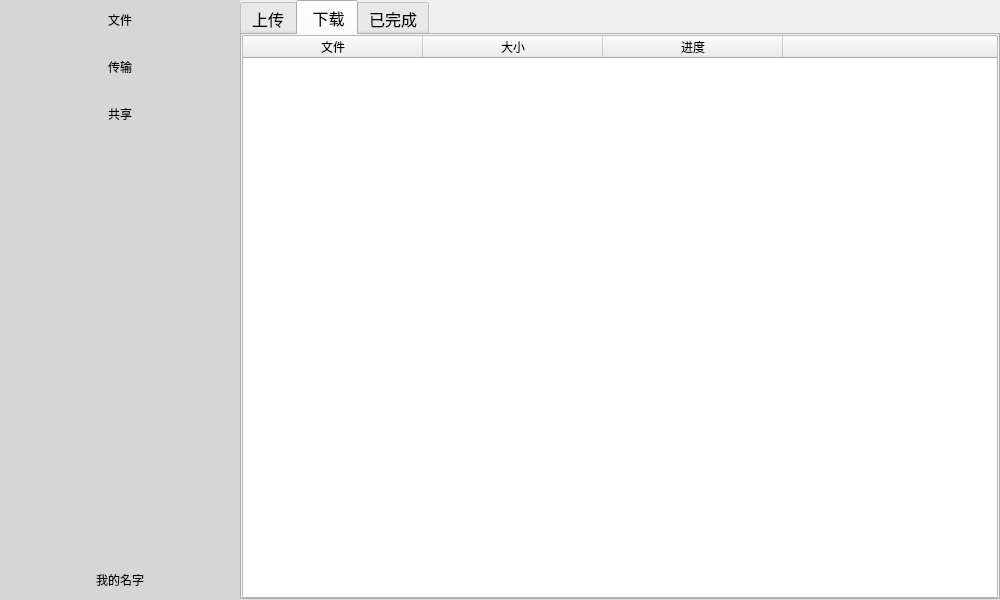
<?xml version="1.0" encoding="UTF-8"?>
<ui version="4.0">
 <class>MainDialog</class>
 <widget class="QDialog" name="MainDialog">
  <property name="geometry">
   <rect>
    <x>0</x>
    <y>0</y>
    <width>1000</width>
    <height>600</height>
   </rect>
  </property>
  <property name="minimumSize">
   <size>
    <width>0</width>
    <height>0</height>
   </size>
  </property>
  <property name="maximumSize">
   <size>
    <width>16777215</width>
    <height>16777215</height>
   </size>
  </property>
  <property name="windowTitle">
   <string>MainDialog</string>
  </property>
  <layout class="QHBoxLayout" name="horizontalLayout">
   <property name="leftMargin">
    <number>0</number>
   </property>
   <property name="topMargin">
    <number>0</number>
   </property>
   <property name="rightMargin">
    <number>0</number>
   </property>
   <property name="bottomMargin">
    <number>0</number>
   </property>
   <item>
    <widget class="QWidget" name="widget" native="true">
     <layout class="QHBoxLayout" name="horizontalLayout_2">
      <property name="spacing">
       <number>0</number>
      </property>
      <property name="leftMargin">
       <number>0</number>
      </property>
      <property name="topMargin">
       <number>0</number>
      </property>
      <property name="rightMargin">
       <number>0</number>
      </property>
      <property name="bottomMargin">
       <number>0</number>
      </property>
      <item>
       <widget class="QWidget" name="wdg_left" native="true">
        <property name="minimumSize">
         <size>
          <width>240</width>
          <height>0</height>
         </size>
        </property>
        <property name="maximumSize">
         <size>
          <width>240</width>
          <height>16777215</height>
         </size>
        </property>
        <property name="styleSheet">
         <string notr="true">background-color: rgb(214, 214, 214);</string>
        </property>
        <layout class="QVBoxLayout" name="verticalLayout">
         <property name="spacing">
          <number>7</number>
         </property>
         <property name="leftMargin">
          <number>0</number>
         </property>
         <property name="topMargin">
          <number>0</number>
         </property>
         <property name="rightMargin">
          <number>0</number>
         </property>
         <property name="bottomMargin">
          <number>0</number>
         </property>
         <item>
          <widget class="QPushButton" name="pb_fillePage">
           <property name="minimumSize">
            <size>
             <width>0</width>
             <height>40</height>
            </size>
           </property>
           <property name="maximumSize">
            <size>
             <width>16777215</width>
             <height>40</height>
            </size>
           </property>
           <property name="text">
            <string>文件</string>
           </property>
           <property name="icon">
            <iconset resource="resource.qrc">
             <normaloff>:/images/file.png</normaloff>:/images/file.png</iconset>
           </property>
           <property name="iconSize">
            <size>
             <width>40</width>
             <height>40</height>
            </size>
           </property>
           <property name="flat">
            <bool>true</bool>
           </property>
          </widget>
         </item>
         <item>
          <widget class="QPushButton" name="pb_transmitPage">
           <property name="minimumSize">
            <size>
             <width>0</width>
             <height>40</height>
            </size>
           </property>
           <property name="maximumSize">
            <size>
             <width>16777215</width>
             <height>40</height>
            </size>
           </property>
           <property name="text">
            <string>传输</string>
           </property>
           <property name="icon">
            <iconset resource="resource.qrc">
             <normaloff>:/images/transmit.ico</normaloff>:/images/transmit.ico</iconset>
           </property>
           <property name="iconSize">
            <size>
             <width>40</width>
             <height>40</height>
            </size>
           </property>
           <property name="flat">
            <bool>true</bool>
           </property>
          </widget>
         </item>
         <item>
          <widget class="QPushButton" name="pb_sharePage">
           <property name="minimumSize">
            <size>
             <width>0</width>
             <height>40</height>
            </size>
           </property>
           <property name="maximumSize">
            <size>
             <width>16777215</width>
             <height>40</height>
            </size>
           </property>
           <property name="text">
            <string>共享</string>
           </property>
           <property name="icon">
            <iconset resource="resource.qrc">
             <normaloff>:/images/share.png</normaloff>:/images/share.png</iconset>
           </property>
           <property name="iconSize">
            <size>
             <width>40</width>
             <height>40</height>
            </size>
           </property>
           <property name="flat">
            <bool>true</bool>
           </property>
          </widget>
         </item>
         <item>
          <spacer name="verticalSpacer">
           <property name="orientation">
            <enum>Qt::Vertical</enum>
           </property>
           <property name="sizeHint" stdset="0">
            <size>
             <width>20</width>
             <height>409</height>
            </size>
           </property>
          </spacer>
         </item>
         <item>
          <widget class="QPushButton" name="pb_user">
           <property name="minimumSize">
            <size>
             <width>0</width>
             <height>40</height>
            </size>
           </property>
           <property name="maximumSize">
            <size>
             <width>16777215</width>
             <height>40</height>
            </size>
           </property>
           <property name="text">
            <string>我的名字</string>
           </property>
           <property name="icon">
            <iconset resource="resource.qrc">
             <normaloff>:/face/btn_avatar_a85.png</normaloff>:/face/btn_avatar_a85.png</iconset>
           </property>
           <property name="iconSize">
            <size>
             <width>40</width>
             <height>40</height>
            </size>
           </property>
           <property name="flat">
            <bool>true</bool>
           </property>
          </widget>
         </item>
        </layout>
       </widget>
      </item>
      <item>
       <widget class="QWidget" name="wdg_right" native="true">
        <layout class="QVBoxLayout" name="verticalLayout_2">
         <property name="leftMargin">
          <number>0</number>
         </property>
         <property name="topMargin">
          <number>0</number>
         </property>
         <property name="rightMargin">
          <number>0</number>
         </property>
         <property name="bottomMargin">
          <number>0</number>
         </property>
         <item>
          <widget class="QStackedWidget" name="sw_right">
           <property name="currentIndex">
            <number>1</number>
           </property>
           <widget class="QWidget" name="page_file">
            <property name="font">
             <font>
              <family>微软雅黑</family>
              <pointsize>10</pointsize>
             </font>
            </property>
            <layout class="QVBoxLayout" name="verticalLayout_3">
             <item>
              <widget class="QWidget" name="wdg_fileTools" native="true">
               <layout class="QHBoxLayout" name="horizontalLayout_3">
                <property name="spacing">
                 <number>7</number>
                </property>
                <property name="leftMargin">
                 <number>0</number>
                </property>
                <property name="topMargin">
                 <number>0</number>
                </property>
                <property name="rightMargin">
                 <number>0</number>
                </property>
                <property name="bottomMargin">
                 <number>0</number>
                </property>
                <item>
                 <widget class="QPushButton" name="pb_preDir">
                  <property name="minimumSize">
                   <size>
                    <width>20</width>
                    <height>40</height>
                   </size>
                  </property>
                  <property name="maximumSize">
                   <size>
                    <width>20</width>
                    <height>40</height>
                   </size>
                  </property>
                  <property name="font">
                   <font>
                    <family>微软雅黑</family>
                    <pointsize>12</pointsize>
                   </font>
                  </property>
                  <property name="text">
                   <string>&lt;</string>
                  </property>
                  <property name="flat">
                   <bool>true</bool>
                  </property>
                 </widget>
                </item>
                <item>
                 <widget class="QPushButton" name="pb_nextDir">
                  <property name="minimumSize">
                   <size>
                    <width>20</width>
                    <height>40</height>
                   </size>
                  </property>
                  <property name="maximumSize">
                   <size>
                    <width>20</width>
                    <height>40</height>
                   </size>
                  </property>
                  <property name="font">
                   <font>
                    <family>微软雅黑</family>
                    <pointsize>12</pointsize>
                   </font>
                  </property>
                  <property name="text">
                   <string>&gt;</string>
                  </property>
                  <property name="flat">
                   <bool>true</bool>
                  </property>
                 </widget>
                </item>
                <item>
                 <widget class="QPushButton" name="pb_filePath">
                  <property name="minimumSize">
                   <size>
                    <width>80</width>
                    <height>40</height>
                   </size>
                  </property>
                  <property name="maximumSize">
                   <size>
                    <width>16777215</width>
                    <height>40</height>
                   </size>
                  </property>
                  <property name="font">
                   <font>
                    <family>微软雅黑</family>
                    <pointsize>12</pointsize>
                   </font>
                  </property>
                  <property name="text">
                   <string>/</string>
                  </property>
                  <property name="flat">
                   <bool>true</bool>
                  </property>
                 </widget>
                </item>
                <item>
                 <spacer name="horizontalSpacer">
                  <property name="orientation">
                   <enum>Qt::Horizontal</enum>
                  </property>
                  <property name="sizeHint" stdset="0">
                   <size>
                    <width>406</width>
                    <height>20</height>
                   </size>
                  </property>
                 </spacer>
                </item>
                <item>
                 <widget class="QPushButton" name="pb_search">
                  <property name="minimumSize">
                   <size>
                    <width>40</width>
                    <height>40</height>
                   </size>
                  </property>
                  <property name="maximumSize">
                   <size>
                    <width>40</width>
                    <height>40</height>
                   </size>
                  </property>
                  <property name="text">
                   <string/>
                  </property>
                  <property name="icon">
                   <iconset resource="resource.qrc">
                    <normaloff>:/images/search.png</normaloff>:/images/search.png</iconset>
                  </property>
                  <property name="iconSize">
                   <size>
                    <width>40</width>
                    <height>40</height>
                   </size>
                  </property>
                  <property name="flat">
                   <bool>true</bool>
                  </property>
                 </widget>
                </item>
                <item>
                 <widget class="QPushButton" name="pb_addFile">
                  <property name="minimumSize">
                   <size>
                    <width>40</width>
                    <height>40</height>
                   </size>
                  </property>
                  <property name="maximumSize">
                   <size>
                    <width>40</width>
                    <height>40</height>
                   </size>
                  </property>
                  <property name="text">
                   <string/>
                  </property>
                  <property name="icon">
                   <iconset resource="resource.qrc">
                    <normaloff>:/images/addFile.png</normaloff>:/images/addFile.png</iconset>
                  </property>
                  <property name="iconSize">
                   <size>
                    <width>40</width>
                    <height>40</height>
                   </size>
                  </property>
                  <property name="flat">
                   <bool>true</bool>
                  </property>
                 </widget>
                </item>
               </layout>
              </widget>
             </item>
             <item>
              <widget class="QTableWidget" name="tab_file">
               <property name="editTriggers">
                <set>QAbstractItemView::NoEditTriggers</set>
               </property>
               <property name="selectionBehavior">
                <enum>QAbstractItemView::SelectRows</enum>
               </property>
               <attribute name="horizontalHeaderDefaultSectionSize">
                <number>200</number>
               </attribute>
               <attribute name="horizontalHeaderStretchLastSection">
                <bool>true</bool>
               </attribute>
               <attribute name="verticalHeaderVisible">
                <bool>false</bool>
               </attribute>
               <column>
                <property name="text">
                 <string>文件</string>
                </property>
               </column>
               <column>
                <property name="text">
                 <string>上传时间</string>
                </property>
               </column>
               <column>
                <property name="text">
                 <string>大小</string>
                </property>
               </column>
              </widget>
             </item>
            </layout>
           </widget>
           <widget class="QWidget" name="page_transmit">
            <layout class="QVBoxLayout" name="verticalLayout_4">
             <property name="leftMargin">
              <number>0</number>
             </property>
             <property name="topMargin">
              <number>0</number>
             </property>
             <property name="rightMargin">
              <number>0</number>
             </property>
             <property name="bottomMargin">
              <number>0</number>
             </property>
             <item>
              <widget class="QTabWidget" name="tw_transmit">
               <property name="font">
                <font>
                 <family>微软雅黑</family>
                 <pointsize>12</pointsize>
                </font>
               </property>
               <property name="currentIndex">
                <number>1</number>
               </property>
               <widget class="QWidget" name="tab_upload">
                <attribute name="title">
                 <string>上传</string>
                </attribute>
                <layout class="QVBoxLayout" name="verticalLayout_5">
                 <property name="leftMargin">
                  <number>0</number>
                 </property>
                 <property name="topMargin">
                  <number>0</number>
                 </property>
                 <property name="rightMargin">
                  <number>0</number>
                 </property>
                 <property name="bottomMargin">
                  <number>0</number>
                 </property>
                 <item>
                  <widget class="QTableWidget" name="table_upload">
                   <property name="editTriggers">
                    <set>QAbstractItemView::NoEditTriggers</set>
                   </property>
                   <property name="selectionBehavior">
                    <enum>QAbstractItemView::SelectRows</enum>
                   </property>
                   <attribute name="horizontalHeaderDefaultSectionSize">
                    <number>180</number>
                   </attribute>
                   <attribute name="horizontalHeaderStretchLastSection">
                    <bool>true</bool>
                   </attribute>
                   <attribute name="verticalHeaderVisible">
                    <bool>false</bool>
                   </attribute>
                   <column>
                    <property name="text">
                     <string>文件</string>
                    </property>
                   </column>
                   <column>
                    <property name="text">
                     <string>大小</string>
                    </property>
                   </column>
                   <column>
                    <property name="text">
                     <string>进度</string>
                    </property>
                   </column>
                   <column>
                    <property name="text">
                     <string>  </string>
                    </property>
                   </column>
                  </widget>
                 </item>
                </layout>
               </widget>
               <widget class="QWidget" name="tab_download">
                <attribute name="title">
                 <string> 下载</string>
                </attribute>
                <layout class="QVBoxLayout" name="verticalLayout_6">
                 <property name="leftMargin">
                  <number>0</number>
                 </property>
                 <property name="topMargin">
                  <number>0</number>
                 </property>
                 <property name="rightMargin">
                  <number>0</number>
                 </property>
                 <property name="bottomMargin">
                  <number>0</number>
                 </property>
                 <item>
                  <widget class="QTableWidget" name="table_download">
                   <property name="editTriggers">
                    <set>QAbstractItemView::NoEditTriggers</set>
                   </property>
                   <property name="selectionBehavior">
                    <enum>QAbstractItemView::SelectRows</enum>
                   </property>
                   <attribute name="horizontalHeaderDefaultSectionSize">
                    <number>180</number>
                   </attribute>
                   <attribute name="horizontalHeaderHighlightSections">
                    <bool>true</bool>
                   </attribute>
                   <attribute name="horizontalHeaderStretchLastSection">
                    <bool>true</bool>
                   </attribute>
                   <attribute name="verticalHeaderVisible">
                    <bool>false</bool>
                   </attribute>
                   <column>
                    <property name="text">
                     <string>文件</string>
                    </property>
                   </column>
                   <column>
                    <property name="text">
                     <string>大小</string>
                    </property>
                   </column>
                   <column>
                    <property name="text">
                     <string>进度</string>
                    </property>
                   </column>
                   <column>
                    <property name="text">
                     <string>  </string>
                    </property>
                   </column>
                  </widget>
                 </item>
                </layout>
               </widget>
               <widget class="QWidget" name="tab_complete">
                <attribute name="title">
                 <string>已完成</string>
                </attribute>
                <layout class="QVBoxLayout" name="verticalLayout_7">
                 <property name="leftMargin">
                  <number>0</number>
                 </property>
                 <property name="topMargin">
                  <number>0</number>
                 </property>
                 <property name="rightMargin">
                  <number>0</number>
                 </property>
                 <property name="bottomMargin">
                  <number>0</number>
                 </property>
                 <item>
                  <widget class="QTableWidget" name="table_complete">
                   <property name="editTriggers">
                    <set>QAbstractItemView::NoEditTriggers</set>
                   </property>
                   <property name="selectionBehavior">
                    <enum>QAbstractItemView::SelectRows</enum>
                   </property>
                   <attribute name="horizontalHeaderDefaultSectionSize">
                    <number>180</number>
                   </attribute>
                   <attribute name="horizontalHeaderStretchLastSection">
                    <bool>true</bool>
                   </attribute>
                   <attribute name="verticalHeaderVisible">
                    <bool>false</bool>
                   </attribute>
                   <column>
                    <property name="text">
                     <string>文件</string>
                    </property>
                   </column>
                   <column>
                    <property name="text">
                     <string>大小</string>
                    </property>
                   </column>
                   <column>
                    <property name="text">
                     <string>时间</string>
                    </property>
                   </column>
                   <column>
                    <property name="text">
                     <string/>
                    </property>
                   </column>
                  </widget>
                 </item>
                </layout>
               </widget>
              </widget>
             </item>
            </layout>
           </widget>
           <widget class="QWidget" name="page_share">
            <layout class="QVBoxLayout" name="verticalLayout_8">
             <item>
              <widget class="QTabWidget" name="tw_share">
               <property name="font">
                <font>
                 <family>微软雅黑</family>
                 <pointsize>12</pointsize>
                </font>
               </property>
               <property name="currentIndex">
                <number>0</number>
               </property>
               <widget class="QWidget" name="tab_share">
                <attribute name="title">
                 <string>我的共享</string>
                </attribute>
                <layout class="QVBoxLayout" name="verticalLayout_9">
                 <property name="leftMargin">
                  <number>0</number>
                 </property>
                 <property name="topMargin">
                  <number>0</number>
                 </property>
                 <property name="rightMargin">
                  <number>0</number>
                 </property>
                 <property name="bottomMargin">
                  <number>0</number>
                 </property>
                 <item>
                  <widget class="QTableWidget" name="table_share">
                   <property name="editTriggers">
                    <set>QAbstractItemView::NoEditTriggers</set>
                   </property>
                   <property name="selectionBehavior">
                    <enum>QAbstractItemView::SelectRows</enum>
                   </property>
                   <attribute name="horizontalHeaderDefaultSectionSize">
                    <number>160</number>
                   </attribute>
                   <attribute name="horizontalHeaderStretchLastSection">
                    <bool>true</bool>
                   </attribute>
                   <attribute name="verticalHeaderVisible">
                    <bool>false</bool>
                   </attribute>
                   <column>
                    <property name="text">
                     <string>文件</string>
                    </property>
                   </column>
                   <column>
                    <property name="text">
                     <string>大小</string>
                    </property>
                   </column>
                   <column>
                    <property name="text">
                     <string>时间</string>
                    </property>
                   </column>
                   <column>
                    <property name="text">
                     <string>分享码</string>
                    </property>
                   </column>
                  </widget>
                 </item>
                 <item>
                  <widget class="QGroupBox" name="groupBox">
                   <property name="title">
                    <string>GroupBox</string>
                   </property>
                  </widget>
                 </item>
                </layout>
               </widget>
              </widget>
             </item>
            </layout>
           </widget>
          </widget>
         </item>
        </layout>
       </widget>
      </item>
     </layout>
    </widget>
   </item>
  </layout>
 </widget>
 <resources>
  <include location="resource.qrc"/>
 </resources>
 <connections/>
</ui>
